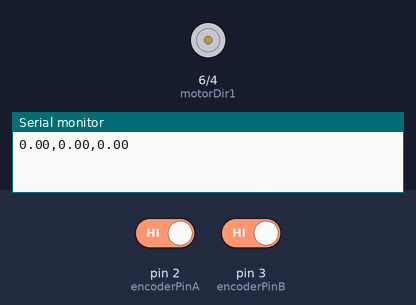
Recording of a sketch running on a simulated Arduino Uno, built with avr-gcc and run on an emulated ATmega328P. Shown: motor-driver pin pairs drawn as motors (green arrow = first pin HIGH = forward, orange = second pin HIGH = backward, longer = more drive, scaled by the enable pin), the last lines printed to the serial monitor. Inputs (shaded band) come from the test bench; at power-on: pin 2 (encoderPinA) HIGH, pin 3 (encoderPinB) HIGH.

Above: at 0.1 s.
At 5.2 s:
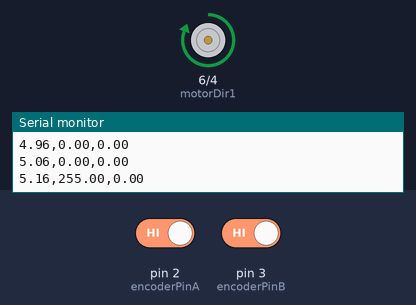
Timing chart, 0 to 6.7 s (numbered marks = the images above):
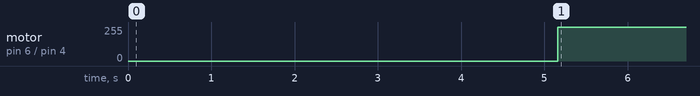

The sketch:

mechanism_mdoel.ino
```cpp
#define motorDir1 6
#define motorDir2 4
#define motorpwm 5
#define encoderPinA 2
#define encoderPinB 3

//  Encoder
volatile long  encoderValue = 0;
unsigned long previousMillis = 0;

int counts = 9600;  // Encoder Pulse per revolution.

//Define Variables we'll be connecting to
float input;
long dt = 100;  // Sampling time in

//Specify the links and initial tuning parameters
float output=0;


void setup() {
  Serial.begin(9600);

  pinMode (encoderPinA, INPUT_PULLUP);
  pinMode (encoderPinB, INPUT_PULLUP);
  attachInterrupt (digitalPinToInterrupt (encoderPinA), readEncoderA, CHANGE);
  attachInterrupt (digitalPinToInterrupt (encoderPinB), readEncoderB, CHANGE);

  pinMode(motorDir1, OUTPUT);
  pinMode(motorDir2, OUTPUT);
  pinMode(motorpwm, OUTPUT);

  TCCR1B = TCCR1B & 0b11111000 | 1;


}

void loop() {
  unsigned long currentMillis = millis();
  float Time = millis()/1000.0;
  if((currentMillis - previousMillis)>= dt) {
    previousMillis = currentMillis;
    input = 10*encoderValue *( 60 / (double)counts) ; //rpm del eje principal
    encoderValue=0; //velocidad
  }


  pwmOut(output);
  //float volt=(output/256)*5;

  Serial.print(Time);//time
  Serial.print(",");
  Serial.print(output); // volt
  Serial.print(",");
  Serial.println(input); // speed
//  Serial.print(",");
//  Serial.println(volt); //pwm

  if(Time>5){
   output=255;
  }
//
//  if(Time>10){
//   output=70;
//  }
//
//  if(Time>30){
//   output=100;
//  }
//
//  if(Time>50){
//   output=255;
//  }
//
//  if(Time>70){
//   output=-50;
//  }
//
//
//  if(Time>80){
//   output=-65;
//  }
//
//
//  if(Time>90){
//   output=-155;
//  }
//
//
//  if(Time>120){
//   output=-255;
//  }


  delay(dt);
}


void readEncoderA()
{
  if (digitalRead(encoderPinA) != digitalRead(encoderPinB))
  {
    encoderValue++;
  }
  else
  {
    encoderValue--;
  }
}

void readEncoderB()
{
  if (digitalRead(encoderPinA) == digitalRead(encoderPinB))
  {
    encoderValue++;
  }
  else
  {
    encoderValue--;
  }
}

void forward () {
  digitalWrite(motorDir1, HIGH);
  digitalWrite(motorDir2, LOW);

}
void reverse () {
  digitalWrite(motorDir1, LOW);
  digitalWrite(motorDir2, HIGH);

}


void pwmOut(int out) {
  if (out > 0) {  // if output > 0, move motor in forward direction
    analogWrite(motorpwm, out);
    forward();
  }
  else {  // if output < 0, move motor in reverse direction
    analogWrite(motorpwm, abs(out));
    reverse();
  }
}
```

Measured:
- by itself, motor on pin 6 (motorDir1) / pin 4 (motorDir2): stopped → forward 255/255 at 5.2 s
